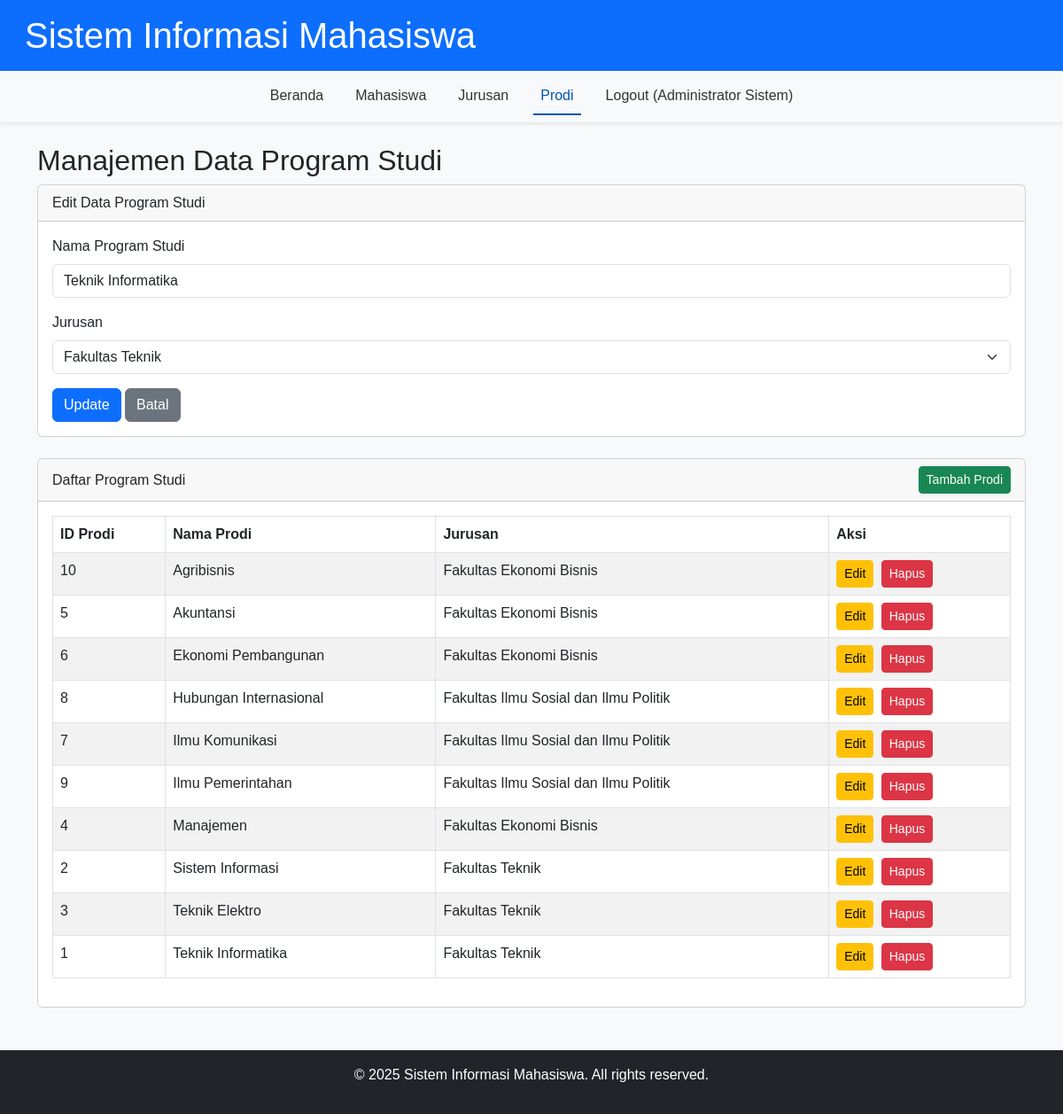
The app's page /prodi.php?action=edit&id=1 (signed in) with its own data.
### tables this page shows
CREATE TABLE `users` (
  `userId` varchar(30) NOT NULL,
  `passw` varchar(100) NOT NULL,
  `nama` varchar(50) NOT NULL
);

CREATE TABLE `prodi` (
  `id_prodi` int(2) NOT NULL,
  `nama_prodi` varchar(40) NOT NULL,
  `id_jurusan` int(2) NOT NULL
);

CREATE TABLE `jurusan` (
  `id_jurusan` int(2) NOT NULL,
  `nama_jurusan` varchar(100) NOT NULL
);

### functions.php (called while the page is built, shortened)
<?php
function sanitize_input($conn, $data) {
    $data = trim($data);
    $data = stripslashes($data);
    $data = htmlspecialchars($data);
    return $conn->real_escape_string($data);
}
function is_logged_in() {
    return isset($_SESSION['user_id']);
}
function get_current_user_name() {
    global $conn;
    if (is_logged_in()) {
        $stmt = $conn->prepare("SELECT nama FROM users WHERE userId = ?");
        $stmt->bind_param("s", $_SESSION['user_id']);
        $stmt->execute();
        $result = $stmt->get_result();
        if ($result->num_rows === 1) {
            $row = $result->fetch_assoc();
            return $row['nama'];
        }
    }
    return 'Tamu';
}
?>

### prodi.php (the view, shortened to what this page needs)
<?php
include 'config.php';
include 'functions.php';
include 'header.php';
$action = isset($_GET['action']) ? sanitize_input($conn, $_GET['action']) : 'read';
$jurusan_list = [];
$result_jurusan = $conn->query("SELECT id_jurusan, nama_jurusan FROM jurusan ORDER BY nama_jurusan");
while ($row = $result_jurusan->fetch_assoc()) {
    $jurusan_list[] = $row;
}
$prodi_data = [];
if ($action === 'edit') {
    $id_prodi_edit = (int)$_GET['id'];
    $stmt = $conn->prepare("SELECT * FROM prodi WHERE id_prodi = ?");
    $stmt->bind_param("i", $id_prodi_edit);
    $stmt->execute();
    $result = $stmt->get_result();
    if ($result->num_rows === 1) {
        $prodi_data = $result->fetch_assoc();
    } else {
        $message = "Data program studi tidak ditemukan.";
        $message_type = "danger";
        $action = 'read';
    }
}
?>
<h2>Manajemen Data Program Studi</h2>
<?php if ($action === 'add' || $action === 'edit'): ?>
    <div class="card mb-4">
        <div class="card-header">
            <?= ($action === 'add') ? 'Tambah Data Program Studi Baru' : 'Edit Data Program Studi' ?>
        </div>
        <div class="card-body">
            <form action="prodi.php" method="POST">
                <div class="mb-3">
                    <label for="nama_prodi" class="form-label">Nama Program Studi</label>
                    <input type="text" class="form-control" id="nama_prodi" name="nama_prodi" value="<?= ($action === 'edit') ? htmlspecialchars($prodi_data['nama_prodi']) : '' ?>" required>
                </div>
                <div class="mb-3">
                    <label for="id_jurusan" class="form-label">Jurusan</label>
                    <select class="form-select" id="id_jurusan" name="id_jurusan" required>
                        <?php foreach ($jurusan_list as $jurusan): ?>
                            <option value="<?= $jurusan['id_jurusan'] ?>" <?= ($action === 'edit' && $prodi_data['id_jurusan'] == $jurusan['id_jurusan']) ? 'selected' : '' ?>>
                                <?= htmlspecialchars($jurusan['nama_jurusan']) ?>
                            </option>
                        <?php endforeach; ?>
                    </select>
                </div>
                <button type="submit" name="<?= ($action === 'add') ? 'add_prodi' : 'edit_prodi' ?>" class="btn btn-primary">
                    <?= ($action === 'add') ? 'Tambah' : 'Update' ?>
                </button>
                <a href="prodi.php" class="btn btn-secondary">Batal</a>
            </form>
        </div>
    </div>
<?php endif; ?>
<div class="card">
    <div class="card-header d-flex justify-content-between align-items-center">
        Daftar Program Studi
        <a href="prodi.php?action=add" class="btn btn-success btn-sm">Tambah Prodi</a>
    </div>
    <div class="card-body">
        <div class="table-responsive">
            <table class="table table-bordered table-striped">
                <thead>
                    <tr>
                        <th>ID Prodi</th>
                        <th>Nama Prodi</th>
                        <th>Jurusan</th>
                        <th>Aksi</th>
                    </tr>
                </thead>
                <tbody>
                    <?php
                    $sql = "SELECT p.*, j.nama_jurusan FROM prodi p JOIN jurusan j ON p.id_jurusan = j.id_jurusan ORDER BY p.nama_prodi ASC";
                    $result = $conn->query($sql);
                    if ($result->num_rows > 0) {
                        while ($row = $result->fetch_assoc()) {
                            ?>
                            <tr>
                                <td><?= htmlspecialchars($row['id_prodi']) ?></td>
                                <td><?= htmlspecialchars($row['nama_prodi']) ?></td>
                                <td><?= htmlspecialchars($row['nama_jurusan']) ?></td>
                                <td>
                                    <a href="prodi.php?action=edit&id=<?= urlencode($row['id_prodi']) ?>" class="btn btn-warning btn-sm me-1">Edit</a>
                                    <a href="prodi.php?action=delete&id=<?= urlencode($row['id_prodi']) ?>" class="btn btn-danger btn-sm" onclick="return confirm('Apakah Anda yakin ingin menghapus data ini? Semua mahasiswa yang terkait harus dihapus terlebih dahulu.');">Hapus</a>
                                </td>
                            </tr>
                            <?php
                        }
                    } else {
                        echo "<tr><td colspan='4' class='text-center'>Tidak ada data program studi.</td></tr>";
                    }
                    ?>
                </tbody>
            </table>
        </div>
    </div>
</div>
<?php
include 'footer.php';
?>

### header.php (shortened to what this page needs)
<!DOCTYPE html>
<html lang="id">
<head>
    <link href="https://cdn.jsdelivr.net/npm/bootstrap@5.3.0/dist/css/bootstrap.min.css" rel="stylesheet">
    <link rel="stylesheet" href="https://cdnjs.cloudflare.com/ajax/libs/font-awesome/6.0.0-beta3/css/all.min.css">
    <link rel="stylesheet" href="style.css">
</head>
<body>
    <header class="bg-primary text-white p-3">
        <div class="container-fluid">
            <h1 class="mb-0">Sistem Informasi Mahasiswa</h1>
        </div>
    </header>
    <nav class="navbar navbar-expand-lg navbar-light bg-light shadow-sm">
        <div class="container-fluid">
            <div class="collapse navbar-collapse" id="navbarNav">
                <ul class="navbar-nav mx-auto">
                    <li class="nav-item">
                        <a class="nav-link <?= (basename($_SERVER['PHP_SELF']) == 'dashboard.php') ? 'active' : '' ?>" href="dashboard.php">Beranda</a>
                    </li>
                    <li class="nav-item">
                        <a class="nav-link <?= (basename($_SERVER['PHP_SELF']) == 'mahasiswa.php') ? 'active' : '' ?>" href="mahasiswa.php">Mahasiswa</a>
                    </li>
                    <li class="nav-item">
                        <a class="nav-link <?= (basename($_SERVER['PHP_SELF']) == 'jurusan.php') ? 'active' : '' ?>" href="jurusan.php">Jurusan</a>
                    </li>
                    <li class="nav-item">
                        <a class="nav-link <?= (basename($_SERVER['PHP_SELF']) == 'prodi.php') ? 'active' : '' ?>" href="prodi.php">Prodi</a>
                    </li>
                    <li class="nav-item">
                        <a class="nav-link" href="logout.php">Logout (<?= get_current_user_name() ?>)</a>
                    </li>
                </ul>
            </div>
        </div>
    </nav>
    <main class="container mt-4 mb-5">

### style.css (style rules this page uses)
body { display: flex; flex-direction: column; min-height: 100vh; font-family: Arial, sans-serif; background-color: #f8f9fa; }
header { background-color: #0056b3 !important; }
.navbar-nav .nav-link { color: #333; font-weight: 500; margin: 0 10px; }
.navbar-nav .nav-link.active, .navbar-nav .nav-link:hover { color: #0056b3; border-bottom: 2px solid #0056b3; }

### records on screen
users: nama "Administrator Sistem"
prodi: nama_prodi "Teknik Informatika", id_jurusan "Fakultas Teknik", id_prodi "1", id_jurusan.nama_jurusan "Fakultas Teknik"
prodi: id_prodi "10", nama_prodi "Agribisnis", id_jurusan.nama_jurusan "Fakultas Ekonomi Bisnis"
prodi: id_prodi "5", nama_prodi "Akuntansi", id_jurusan.nama_jurusan "Fakultas Ekonomi Bisnis"
prodi: id_prodi "6", nama_prodi "Ekonomi Pembangunan", id_jurusan.nama_jurusan "Fakultas Ekonomi Bisnis"
prodi: id_prodi "8", nama_prodi "Hubungan Internasional", id_jurusan.nama_jurusan "Fakultas Ilmu Sosial dan Ilmu Politik"
prodi: id_prodi "7", nama_prodi "Ilmu Komunikasi", id_jurusan.nama_jurusan "Fakultas Ilmu Sosial dan Ilmu Politik"
prodi: id_prodi "9", nama_prodi "Ilmu Pemerintahan", id_jurusan.nama_jurusan "Fakultas Ilmu Sosial dan Ilmu Politik"
prodi: id_prodi "4", nama_prodi "Manajemen", id_jurusan.nama_jurusan "Fakultas Ekonomi Bisnis"
prodi: id_prodi "2", nama_prodi "Sistem Informasi", id_jurusan.nama_jurusan "Fakultas Teknik"
prodi: id_prodi "3", nama_prodi "Teknik Elektro", id_jurusan.nama_jurusan "Fakultas Teknik"
